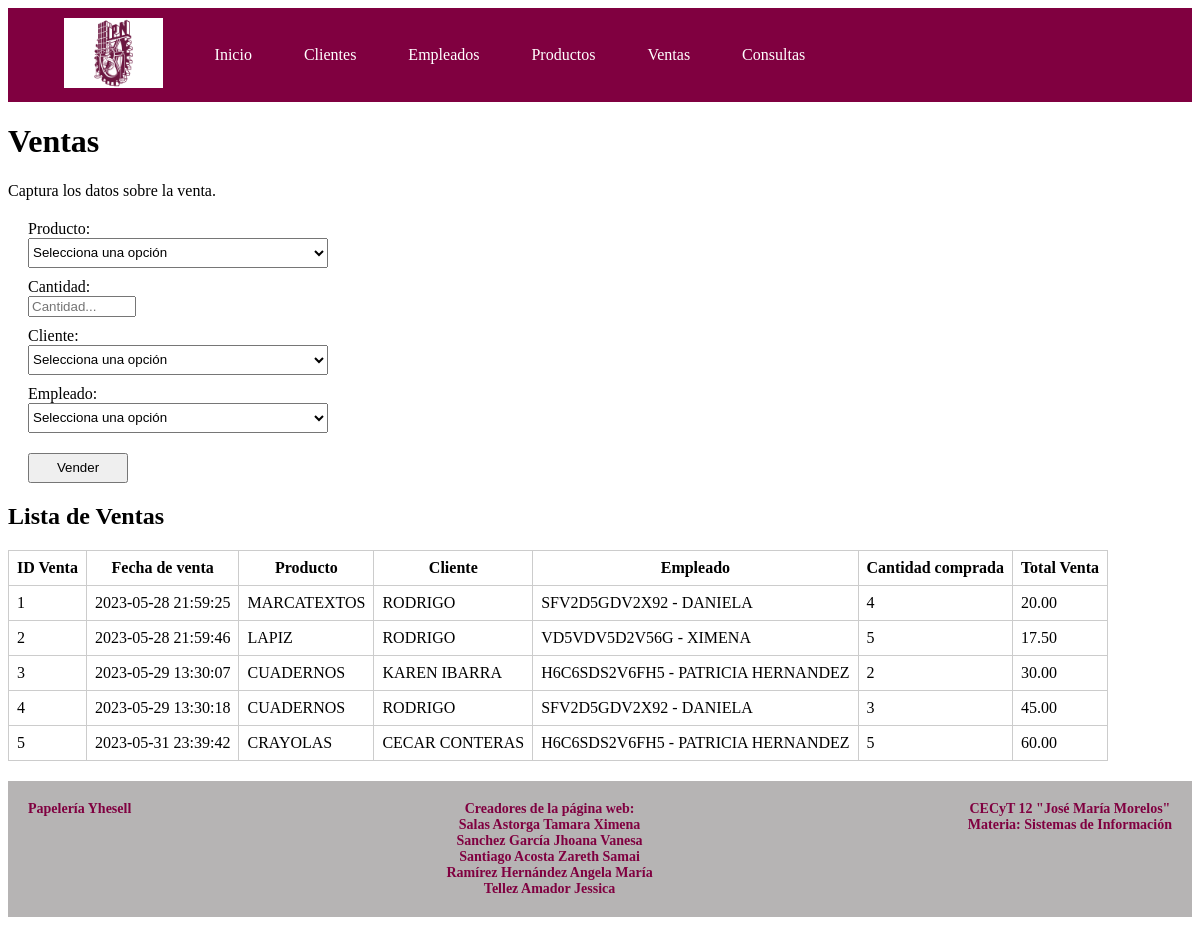
Page /ventas.php on the committed database.
### tables this page shows
CREATE TABLE `tbl_productos_venta` (
  `id_producto_venta` int(11) NOT NULL,
  `id_venta` int(11) NOT NULL,
  `id_producto` int(11) NOT NULL,
  `cantidad_comprada` int(11) NOT NULL
);

CREATE TABLE `tbl_ventas` (
  `id_venta` int(11) NOT NULL,
  `fecha_venta` datetime NOT NULL,
  `id_cliente` int(11) NOT NULL,
  `rfc_empleado` varchar(13) NOT NULL,
  `total_venta` decimal(10,2) NOT NULL
);

CREATE TABLE `tbl_productos` (
  `id_producto` int(11) NOT NULL,
  `fecha_compra` datetime NOT NULL,
  `proveedor` varchar(60) NOT NULL,
  `categoria` varchar(30) NOT NULL,
  `nombre_producto` varchar(50) NOT NULL,
  `descripcion_producto` text DEFAULT NULL,
  `precio_unitario` decimal(10,2) NOT NULL,
  `cantidad_stock` int(11) NOT NULL
);

CREATE TABLE `tbl_clientes` (
  `id_cliente` int(11) NOT NULL,
  `nombre_cliente` varchar(50) NOT NULL,
  `direccion_cliente` text DEFAULT NULL,
  `telefono_cliente` varchar(10) DEFAULT NULL
);

CREATE TABLE `tbl_empleados` (
  `rfc` varchar(13) NOT NULL,
  `nombre_empleado` varchar(30) NOT NULL,
  `genero` varchar(10) NOT NULL
);

### funciones/funciones.php (called while the page is built, shortened)
<?php
function obtenerVentas($conexion) {
    $sql = "SELECT v.id_venta, v.fecha_venta, p.nombre_producto, pv.cantidad_comprada, v.id_cliente, v.rfc_empleado, v.total_venta
            FROM tbl_ventas v
            INNER JOIN tbl_productos_venta pv ON v.id_venta = pv.id_venta
            INNER JOIN tbl_productos p ON pv.id_producto = p.id_producto";
    $stmt = $conexion->prepare($sql);
    $stmt->execute();
    $resultado = $stmt->fetchAll(PDO::FETCH_ASSOC);
    return $resultado;
}
function obtenerNombreCliente($idCliente, $conexion) {
    $query = "SELECT nombre_cliente FROM tbl_clientes WHERE id_cliente = :id_cliente";
    $statement = $conexion->prepare($query);
    $statement->bindParam(':id_cliente', $idCliente);
    $statement->execute();
    $cliente = $statement->fetch(PDO::FETCH_ASSOC);
    return $cliente['nombre_cliente'];
}
function obtenerNombreEmpleado($rfcEmpleado, $conexion) {
    $query = "SELECT nombre_empleado FROM tbl_empleados WHERE rfc = :rfc_empleado";
    $statement = $conexion->prepare($query);
    $statement->bindParam(':rfc_empleado', $rfcEmpleado);
    $statement->execute();
    $empleado = $statement->fetch(PDO::FETCH_ASSOC);
    return $empleado['nombre_empleado'];
}
?>

### ventas.php (the view, shortened to what this page needs)
<?php
require_once 'conexion/conexion.php';
require_once 'funciones/funciones.php';
$ventas = obtenerVentas($conexion);
require_once 'header_footer/header.php';
?>
    <h1>Ventas</h1>
    <p>Captura los datos sobre la venta.</p>
    <form method="POST" action="ventas.php">
        <label for="producto">Producto:</label>
        <select name="producto" id="producto" required>
            <option selected="true" disabled="disabled" value="">Selecciona una opción</option>
        </select><br>
        <label for="cantidad">Cantidad:</label>
        <input type="number" name="cantidad" id="cantidad" placeholder="Cantidad..." required><br>
        <label for="cliente">Cliente:</label>
        <select name="cliente" id="cliente" required>
            <option selected="true" disabled="disabled" value="">Selecciona una opción</option>
        </select><br>
        <label for="empleado">Empleado:</label>
        <select name="empleado" id="empleado" required>
            <option selected="true" disabled="disabled" value="">Selecciona una opción</option>
        </select><br>
        <input type="submit" value="Vender">
    </form>
    <h2>Lista de Ventas</h2>
    <table>
        <tr>
            <th>ID Venta</th>
            <th>Fecha de venta</th>
            <th>Producto</th>
            <th>Cliente</th>
            <th>Empleado</th>
            <th>Cantidad comprada</th>
            <th>Total Venta</th>
        </tr>
        <?php foreach ($ventas as $venta) { ?>
            <tr>
                <td><?php echo $venta['id_venta']; ?></td>
                <td><?php echo $venta['fecha_venta']; ?></td>
                <td><?php echo $venta['nombre_producto']; ?></td>
                <td><?php echo obtenerNombreCliente($venta['id_cliente'], $conexion); ?></td>
                <td><?php echo $venta['rfc_empleado'] ." - ". obtenerNombreEmpleado($venta['rfc_empleado'], $conexion); ?></td>
                <td><?php echo $venta['cantidad_comprada']?></td>
                <td><?php echo $venta['total_venta']; ?></td>
            </tr>
        <?php } ?>
    </table>
<?php
require_once 'header_footer/footer.php';
?>
</body>
</html>

### css/styles.css (style rules this page uses)
form { margin: 20px; }
label { display: block; margin-top: 10px; }
input[type="text"], select { width: 300px; height: 30px; }
input[type="submit"] { margin-top: 20px; width: 100px; height: 30px; }
table { border-collapse: collapse; margin-top: 20px; }
table th, table td { padding: 8px; border: 1px solid #ccc; }
input[type=number] { width: 100px; }

### rows in the picture
tbl_productos_venta: id_venta.id_venta "1", id_venta.fecha_venta "2023-05-28 21:59:25", id_producto.nombre_producto "MARCATEXTOS", id_venta.nombre_cliente "RODRIGO", id_venta.rfc_empleado "SFV2D5GDV2X92", id_venta.nombre_empleado "DANIELA", cantidad_comprada "4", id_venta.total_venta "20.00"
tbl_productos_venta: id_venta.id_venta "2", id_venta.fecha_venta "2023-05-28 21:59:46", id_producto.nombre_producto "LAPIZ", id_venta.nombre_cliente "RODRIGO", id_venta.rfc_empleado "VD5VDV5D2V56G", id_venta.nombre_empleado "XIMENA", cantidad_comprada "5", id_venta.total_venta "17.50"
tbl_productos_venta: id_venta.id_venta "3", id_venta.fecha_venta "2023-05-29 13:30:07", id_producto.nombre_producto "CUADERNOS", id_venta.nombre_cliente "KAREN IBARRA", id_venta.rfc_empleado "H6C6SDS2V6FH5", id_venta.nombre_empleado "PATRICIA HERNANDEZ", cantidad_comprada "2", id_venta.total_venta "30.00"
tbl_productos_venta: id_venta.id_venta "4", id_venta.fecha_venta "2023-05-29 13:30:18", id_producto.nombre_producto "CUADERNOS", id_venta.nombre_cliente "RODRIGO", id_venta.rfc_empleado "SFV2D5GDV2X92", id_venta.nombre_empleado "DANIELA", cantidad_comprada "3", id_venta.total_venta "45.00"
tbl_productos_venta: id_venta.id_venta "5", id_venta.fecha_venta "2023-05-31 23:39:42", id_producto.nombre_producto "CRAYOLAS", id_venta.nombre_cliente "CECAR CONTERAS", id_venta.rfc_empleado "H6C6SDS2V6FH5", id_venta.nombre_empleado "PATRICIA HERNANDEZ", cantidad_comprada "5", id_venta.total_venta "60.00"
